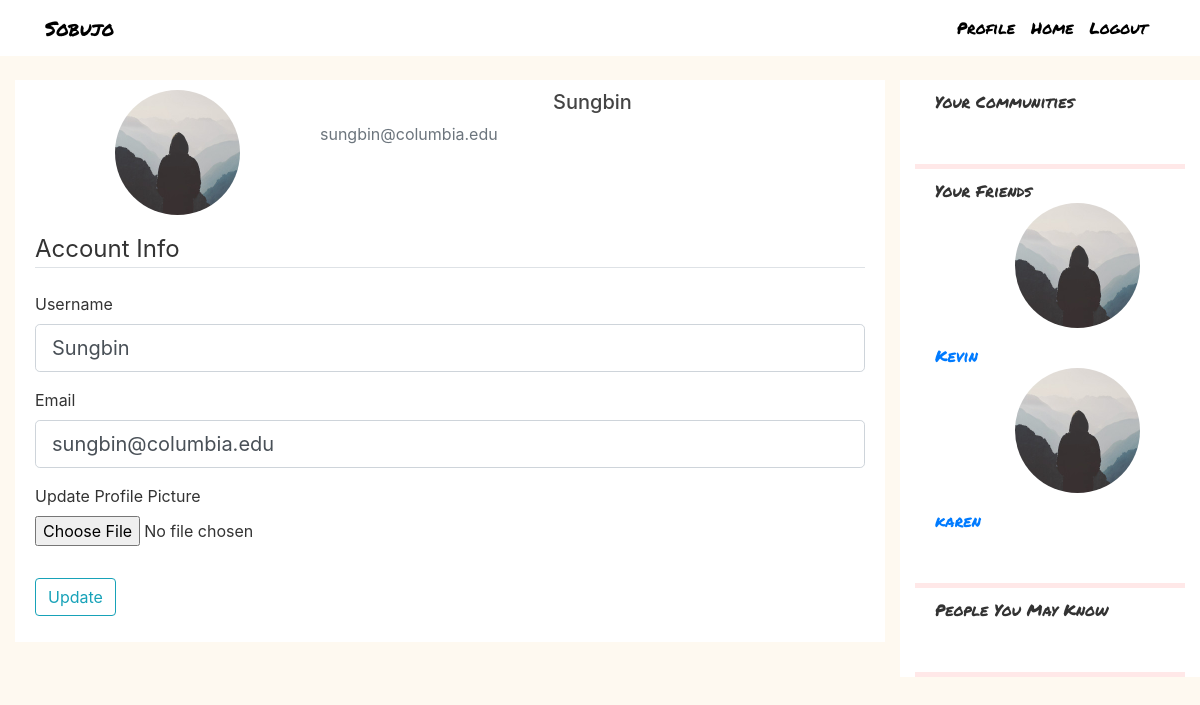
Page /account (signed in) on the committed database.
### flaskblog/models.py (models this page shows, shortened)
class User(db.Model, UserMixin):
    id = db.Column(db.Integer, primary_key=True)
    username = db.Column(db.String(20), unique=True, nullable=False)
    email = db.Column(db.String(120), unique=True, nullable=False)
    image_file = db.Column(db.String(20), nullable=False, default='default.jpg')
    password = db.Column(db.String(60), nullable=False)
    pages = db.relationship("Page", backref="user")
    friends = db.relationship("User", secondary=friendship,
                           primaryjoin=id==friendship.c.friend_a_id,
                           secondaryjoin=id==friendship.c.friend_b_id)
    community = db.relationship("Community", secondary=membership, backref="members")
    comments = db.relationship("Comment", backref="author") # received

### flaskblog/routes.py (the view)
@app.route("/account", methods=['GET', 'POST'])
@login_required
def account():
    form = UpdateAccountForm()
    if form.validate_on_submit():
        if form.picture.data:
            picture_file = save_picture(form.picture.data)
            current_user.image_file = picture_file
        current_user.username = form.username.data
        current_user.email = form.email.data
        db.session.commit()
        flash('Your account has been updated!', 'success')
        return redirect(url_for('account'))
    elif request.method == 'GET':
        form.username.data = current_user.username
        form.email.data = current_user.email
    image_file = url_for('static', filename='profile_pics/' + current_user.image_file)
    return render_template('account.html', title='Account',
                           image_file=image_file, form=form)

### flaskblog/forms.py (shortened to what this page needs)
class UpdateAccountForm(FlaskForm):
    username = StringField('Username',
                           validators=[DataRequired(), Length(min=2, max=20)])
    email = StringField('Email',
                        validators=[DataRequired(), Email()])
    picture = FileField('Update Profile Picture', validators=[FileAllowed(['jpg', 'png'])])
    submit = SubmitField('Update')

### flaskblog/models.py (called while the page is built)
@login_manager.user_loader
def load_user(user_id):
    return User.query.get(int(user_id))

### flaskblog/templates/account.html (shortened to what this page needs)
{% extends "layout.html" %}
{% block content %}
    <div class="content-section">
      <div class="media">
        <img class="rounded-circle account-img" src="{{ image_file }}">
        <div class="media-body">
          <h2 class="account-heading">{{ current_user.username }}</h2>
          <p class="text-secondary">{{ current_user.email }}</p>
        </div>
      </div>
        <form method="POST" action="" enctype="multipart/form-data">
            <fieldset class="form-group">
                <legend class="border-bottom mb-4">Account Info</legend>
                <div class="form-group">
                    {{ form.username.label(class="form-control-label") }}
                    {% if form.username.errors %}
                        {{ form.username(class="form-control form-control-lg is-invalid") }}
                        <div class="invalid-feedback">
                            {% for error in form.username.errors %}
                                <span>{{ error }}</span>
                            {% endfor %}
                        </div>
                    {% else %}
                        {{ form.username(class="form-control form-control-lg") }}
                    {% endif %}
                </div>
                <div class="form-group">
                    {{ form.email.label(class="form-control-label") }}
                    {% if form.email.errors %}
                        {{ form.email(class="form-control form-control-lg is-invalid") }}
                        <div class="invalid-feedback">
                            {% for error in form.email.errors %}
                                <span>{{ error }}</span>
                            {% endfor %}
                        </div>
                    {% else %}
                        {{ form.email(class="form-control form-control-lg") }}
                    {% endif %}
                </div>
                <div class="form-group">
                    {{ form.picture.label() }}
                    {{ form.picture(class="form-control-file") }}
                </div>
            </fieldset>
            <div class="form-group">
                {{ form.submit(class="btn btn-outline-info") }}
            </div>
        </form>
    </div>
{% endblock content %}

### flaskblog/templates/layout.html (shortened to what this page needs)
<!DOCTYPE html>
<html>
<head>
    <link rel="stylesheet" href="https://maxcdn.bootstrapcdn.com/bootstrap/4.0.0/css/bootstrap.min.css">
    <link rel="stylesheet" type="text/css" href="{{ url_for('static', filename='main.css') }}">
</head>
<body>
    <header class="site-header">
      <nav class="navbar navbar-expand-md navbar-dark bg-steel fixed-top">
        <div class="container">
          <a class="title-style mr-4" href="/">Sobujo</a>
          <div class="collapse navbar-collapse" id="navbarToggle">
            <div class="navbar-nav">
              {% if current_user.is_authenticated %}
                <a class="nav-item nav-link" href="{{ url_for('journal') }}">Profile</a>
                <a class="nav-item nav-link" href="{{ url_for('home') }}">Home</a>
                <a class="nav-item nav-link" href="{{ url_for('logout') }}">Logout</a>
              {% else %}
                <a class="nav-item nav-link" href="{{ url_for('login') }}">Login</a>
                <a class="nav-item nav-link" href="{{ url_for('register') }}">Register</a>
              {% endif %}
            </div>
          </div>
        </div>
      </nav>
    </header>
    <main role="main" class="container-fluid">
      <div class="row">
        <div class="col-md-9">
          {% block content %}{% endblock %}
        </div>
        {% if current_user.is_authenticated %}
          <div class="col-md-3 bg-steel">
            <div class="sidebar-section">
              Your Communities
            </div>
            <div class="pink-divider"></div>
            <div class="sidebar-section">
              Your Friends
              {% for friend in current_user.friends %}
                <img class="rounded-circle account-img" src="/static/profile_pics/{{ current_user.image_file }}">
                <a href="{{ url_for('spectate', user_id=friend.id) }}"> {{ friend.username }} </a>
                {% endfor %}
            </div>
            <div class="pink-divider"></div>
            <div class="sidebar-section">
              People You May Know
            </div>
            <div class="pink-divider"></div>
          </div>
        {% endif %}
      </div>
    </main>
</body>
</html>

### flaskblog/static/main.css (style rules this page uses)
body { background-color: #FEF9F0; color: #333333; margin-top: 5rem; }
h1, h2, h3, h4, h5, h6 { color: #444444; }
.bg-steel { background-color: #ffffff; }
.title-style { color: black; font-size: 20px; font-family: "Permanent Marker"; }
.site-header .navbar-nav .nav-link { color: black; font-family: "Permanent Marker"; }
.content-section { background: #ffffff; padding: 10px 20px; }
.sidebar-section { background: #ffffff; padding: 10px 20px; font-family: "Permanent Marker"; padding-bottom: 50px; }
.account-img { height: 125px; width: 125px; margin-bottom: 16px; margin-right: 80px; margin-left: 80px; }
.account-heading { font-size: 20px; text-align: center; }
.pink-divider { background-color: #FFE8E8; height: 5px; width: 100%; }

### rows in the picture
User: username "Sungbin", email "sungbin@columbia.edu"
User: image_file (placeholder picture), username "Kevin"
User: image_file (placeholder picture), username "karen"
